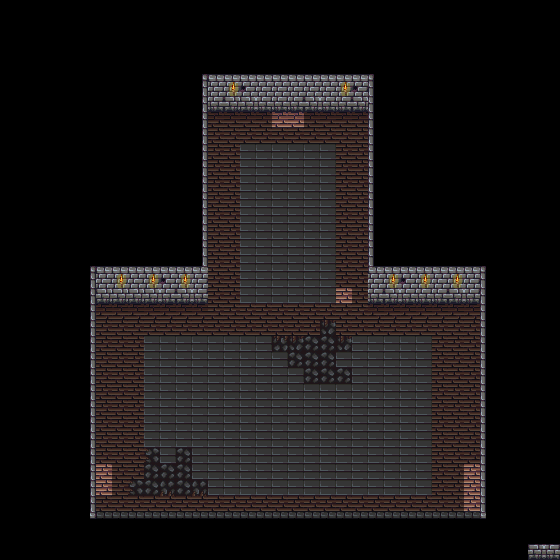

Rendered tile map (Tiled .tmx) drawn with the repository's tilesets; below, a short description and the map source with its tile grids summarised:
An orthogonal 35x35 tile map with 16x16 px tiles, 10 tile layers (Ground, PhaseWalls, Walls, BottomWalls, ...), 3 tilesets and 15 objects.

<map version="1.10" tiledversion="1.11.2" orientation="orthogonal" renderorder="right-down" width="35" height="35" tilewidth="16" tileheight="16" infinite="0" nextlayerid="14" nextobjectid="16">
 <properties>
  <property name="unity:SortingLayer" value="Walls" />
  <property name="unity:SortingOrder" value="10" />
  <property name="unity:layer" value="IgnoreProjectile" />
 </properties>
 <tileset firstgid="1" source="../../Tilesets/SpriteSheetGeneral.tsx" />
 <tileset firstgid="109" source="../../Tilesets/NewWalls.tsx" />
 <tileset firstgid="117" source="../../Tilesets/Doors.tsx" />
 <layer id="1" name="Ground" width="35" height="35">
  <properties>
   <property name="unity:SortingLayer" value="Ground" />
  </properties>
  <data>[1225 cells, 464 non-empty, 10 distinct tile ids]</data>
 </layer>
 <layer id="11" name="PhaseWalls" width="35" height="35">
  <properties>
   <property name="unity:SortingLayer" value="Walls" />
   <property name="unity:layer" value="IgnoreProjectile" />
  </properties>
  <data>[1225 cells, 33 non-empty, 1 distinct tile ids]</data>
 </layer>
 <layer id="2" name="Walls" width="35" height="35">
  <properties>
   <property name="unity:SortingLayer" value="Walls" />
   <property name="unity:layer" value="Wall" />
  </properties>
  <data>[1225 cells, 260 non-empty, 13 distinct tile ids]</data>
 </layer>
 <layer id="3" name="BottomWalls" width="35" height="35">
  <properties>
   <property name="unity:SortingLayer" value="Entities" />
   <property name="unity:SortingOrder" type="int" value="100" />
   <property name="unity:layer" value="IgnorePlayer" />
  </properties>
  <data>[1225 cells, 33 non-empty, 3 distinct tile ids]</data>
 </layer>
 <layer id="4" name="WestExit" width="35" height="35">
  <properties>
   <property name="unity:SortingLayer" value="Entities" />
   <property name="unity:SortingOrder" type="int" value="101" />
   <property name="unity:layer" value="Wall" />
  </properties>
  <data>[1225 cells, 30 non-empty, 2 distinct tile ids]</data>
 </layer>
 <layer id="5" name="EastExit" width="35" height="35">
  <properties>
   <property name="unity:SortingLayer" value="Entities" />
   <property name="unity:SortingOrder" type="int" value="101" />
   <property name="unity:layer" value="Wall" />
  </properties>
  <data>[1225 cells, 24 non-empty, 2 distinct tile ids]</data>
 </layer>
 <layer id="6" name="SouthExit" width="35" height="35">
  <properties>
   <property name="unity:SortingLayer" value="Entities" />
   <property name="unity:SortingOrder" type="int" value="100" />
   <property name="unity:layer" value="Wall" />
  </properties>
  <data>[1225 cells, 0 non-empty, 0 distinct tile ids]</data>
 </layer>
 <layer id="7" name="NorthExit" width="35" height="35">
  <properties>
   <property name="unity:SortingLayer" value="Walls" />
   <property name="unity:SortingOrder" type="int" value="10" />
   <property name="unity:layer" value="Wall" />
  </properties>
  <data>[1225 cells, 23 non-empty, 3 distinct tile ids]</data>
 </layer>
 <layer id="12" name="NorthPhaseWall" width="35" height="35">
  <properties>
   <property name="unity:SortingLayer" value="Walls" />
   <property name="unity:SortingOrder" value="10" />
   <property name="unity:layer" value="IgnoreProjectile" />
  </properties>
  <data>[1225 cells, 2 non-empty, 1 distinct tile ids]</data>
 </layer>
 <layer id="8" name="EntryCollider" width="35" height="35" opacity="0.5">
  <properties>
   <property name="unity:IsTrigger" type="bool" value="true" />
   <property name="unity:ignore" value="Visual" />
   <property name="unity:layer" value="ZoneCollider" />
  </properties>
  <data>[1225 cells, 448 non-empty, 1 distinct tile ids]</data>
 </layer>
 <objectgroup id="9" name="Doors">
  <object id="1" template="../../Templates/02_Door_Side.tx" x="80" y="496">
   <properties>
    <property name="SetDirection" value="West" />
   </properties>
  </object>
  <object id="2" template="../../Templates/02_Door_Side.tx" x="480" y="496" />
  <object id="3" template="../../Templates/02_Door_Top.tx" x="272" y="112">
   <properties>
    <property name="SetDirection" value="North" />
   </properties>
  </object>
  <object id="4" template="../../Templates/Spawner.tx" x="208" y="384" />
  <object id="5" template="../../Templates/Spawner.tx" x="256" y="224">
   <properties>
    <property name="SetEnemy" value="GoblinMelee" />
   </properties>
  </object>
  <object id="6" template="../../Templates/Spawner.tx" x="304" y="224">
   <properties>
    <property name="SetEnemy" value="GoblinMelee" />
   </properties>
  </object>
  <object id="7" template="../../Templates/Spawner.tx" x="256" y="384" />
  <object id="8" template="../../Templates/Spawner.tx" x="304" y="384" />
  <object id="9" template="../../Templates/Spawner.tx" x="352" y="384" />
  <object id="10" template="../../Templates/Spawner.tx" x="208" y="480" />
  <object id="11" template="../../Templates/Spawner.tx" x="256" y="480" />
  <object id="12" template="../../Templates/Spawner.tx" x="304" y="480" />
  <object id="13" template="../../Templates/Spawner.tx" x="352" y="480" />
  <object id="14" template="../../Templates/Spawner.tx" x="144" y="432">
   <properties>
    <property name="SetEnemy" value="GoblinMelee" />
   </properties>
  </object>
  <object id="15" template="../../Templates/Spawner.tx" x="416" y="432">
   <properties>
    <property name="SetEnemy" value="GoblinMelee" />
   </properties>
  </object>
 </objectgroup>
</map>